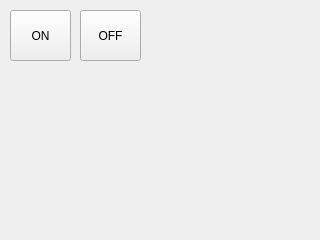
<?xml version="1.0" encoding="UTF-8"?>
<ui version="4.0">
 <class>KovanTestWindow</class>
 <widget class="QMainWindow" name="KovanTestWindow">
  <property name="geometry">
   <rect>
    <x>0</x>
    <y>0</y>
    <width>320</width>
    <height>240</height>
   </rect>
  </property>
  <property name="sizePolicy">
   <sizepolicy hsizetype="Fixed" vsizetype="Ignored">
    <horstretch>32</horstretch>
    <verstretch>240</verstretch>
   </sizepolicy>
  </property>
  <property name="minimumSize">
   <size>
    <width>320</width>
    <height>240</height>
   </size>
  </property>
  <property name="maximumSize">
   <size>
    <width>320</width>
    <height>240</height>
   </size>
  </property>
  <property name="windowTitle">
   <string>KovanTestWindow</string>
  </property>
  <widget class="QWidget" name="centralWidget">
   <widget class="QWidget" name="mainScreen" native="true">
    <property name="enabled">
     <bool>true</bool>
    </property>
    <property name="geometry">
     <rect>
      <x>0</x>
      <y>0</y>
      <width>320</width>
      <height>240</height>
     </rect>
    </property>
    <widget class="QPushButton" name="onButton">
     <property name="geometry">
      <rect>
       <x>10</x>
       <y>10</y>
       <width>61</width>
       <height>51</height>
      </rect>
     </property>
     <property name="text">
      <string>ON</string>
     </property>
    </widget>
    <widget class="QPushButton" name="offButton">
     <property name="geometry">
      <rect>
       <x>80</x>
       <y>10</y>
       <width>61</width>
       <height>51</height>
      </rect>
     </property>
     <property name="text">
      <string>OFF</string>
     </property>
    </widget>
   </widget>
  </widget>
 </widget>
 <layoutdefault spacing="6" margin="11"/>
 <resources/>
 <connections/>
</ui>
